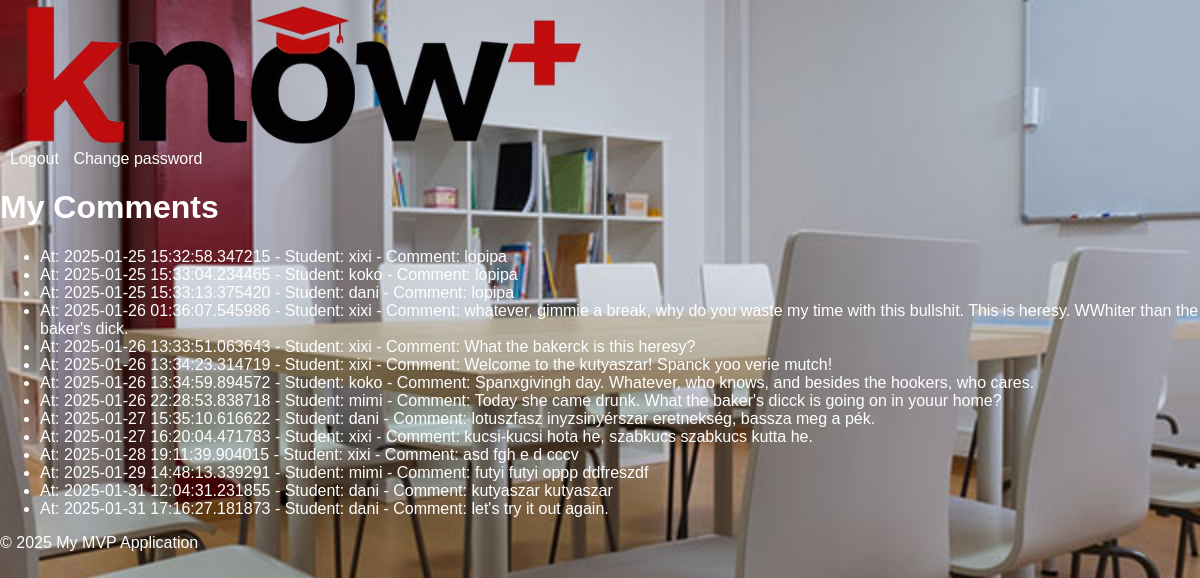
The app's page /my_comments (signed in), older data.
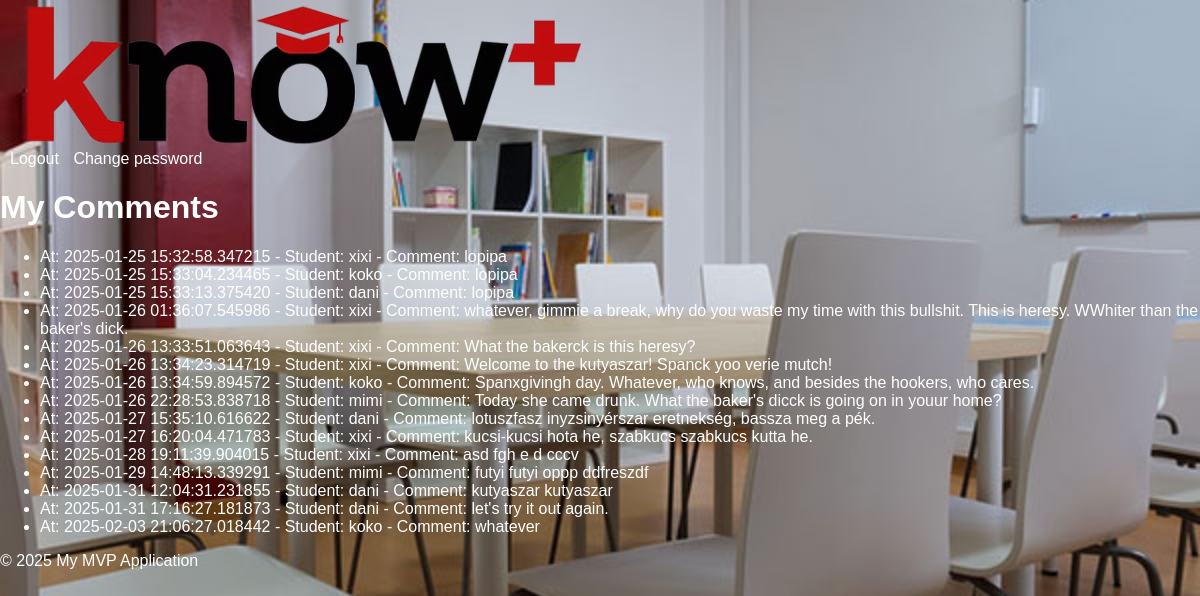
The same page, newer data.
### models.py (models this page shows, shortened)
class Comment(db.Model):
    id = db.Column(db.Integer, primary_key=True)
    teacher_id = db.Column(db.Integer, db.ForeignKey('user.id', ondelete='CASCADE'), nullable=False)
    student_id = db.Column(db.Integer, db.ForeignKey('user.id', ondelete='CASCADE'), nullable=False)
    content = db.Column(db.Text, nullable=False)
    timestamp = db.Column(db.DateTime, default=datetime.utcnow)
    teacher = db.relationship('User', foreign_keys=[teacher_id])
    student = db.relationship('User', foreign_keys=[student_id])

class User(db.Model, UserMixin):
    id = db.Column(db.Integer, primary_key=True)
    username = db.Column(db.String(80), unique=True, nullable=False)
    password_hash = db.Column(db.String(128))
    user_type = db.Column(db.Enum(UserType), nullable=False)  # Using UserType enum for role

### app.py (the view)
@app.route('/my_comments')
@login_required
def my_comments():
    if current_user.user_type != UserType.TEACHER:
        return 'Unauthorized, if you are administrator or inspector, please see the specific students\' page.', 403
    comments = Comment.query.filter_by(teacher_id=current_user.id).all()
    print(comments)
    return render_template('my_comments.html', comments=comments)

### app.py (called while the page is built)
@login_manager.user_loader
def load_user(user_id):
    return User.query.get(int(user_id))  # Load from the unified User model

### templates/my_comments.html
{% extends "base.html" %}
{% block content %}
<h1>My Comments</h1>
{% if comments %}
<ul>
    {% for comment in comments %}
    <li>
       At: {{comment.timestamp}} - Student: {{ comment.student.username }} - Comment: {{ comment.content }}
    </li>
    {% endfor %}
</ul>
{% else %}
<p>No comments found.</p>
{% endif %}
{% endblock %}

### templates/base.html (shortened to what this page needs)
<!DOCTYPE html>
<html lang="en">
<head>
    <link rel="stylesheet" href="{{ url_for('static', filename='css/style.css') }}">
</head>
<body style="background-image: url('{{ url_for('static', filename='img/background.jpg') }}'); background-size: cover; background-repeat: no-repeat; background-attachment: fixed;">
<div id="header">
    <a href="/">
        <picture>
            <source srcset="{{ url_for('static', filename='img/logo.avif') }}" type="image/avif">
            <img src="{{ url_for('static', filename='img/logo.png') }}" alt="Your Logo" class="logo">
        </picture>
    </a>
    <div class="user-options">
        {% if current_user.is_authenticated %}
        <a href="{{ url_for('logout') }}">Logout</a>
        <a href="{{ url_for('change_password') }}">Change password</a>
        {% endif %}
    </div>
</div>
<div id="content">
    {% block content %}{% endblock %}
</div>
<div id="footer">
    <p>&copy; 2025 My MVP Application</p>
</div>
</body>
</html>

### static/css/style.css (style rules this page uses)
body { font-family: sans-serif; margin: 0; padding: 0; color: white; background-image: url('static/img/background.jpg'); background-size: cover; background-position: center; }
.logo { height: 150px; vertical-align: middle; margin-left: 20px; }
.user-options { margin-right: 20px; }
.user-options a { color: white; text-decoration: none; margin-left: 10px; }

Row changes from the older to the newer data that the page shows:
added Comment: timestamp "2025-02-03 21:06:27.018442", student.username "koko", content "whatever"
